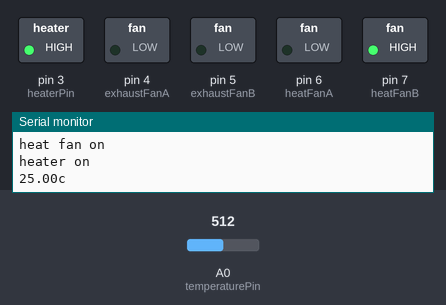
Simulated run of this sketch. Board: Arduino Uno, built with avr-gcc and run on an emulated ATmega328P. On the bench: switched loads named in the sketch (green lamp = pin HIGH), the last lines printed to the serial monitor. The test bench sets the inputs (shaded band); at power-on: A0 (temperaturePin) = 512.

Above: at 2.8 s.
2.9 s: A0 (temperaturePin) set to 639
7.2 s: A0 (temperaturePin) set to 666
At 11.2 s:
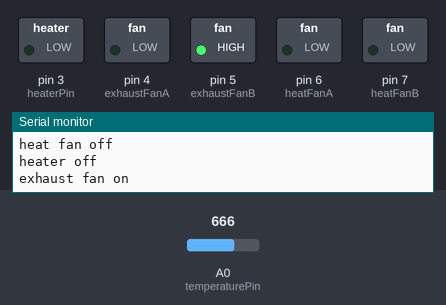
11.5 s: A0 (temperaturePin) set to 511
At 14.8 s:
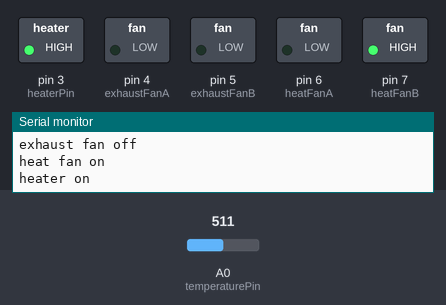
15.6 s: A0 (temperaturePin) set to 716
At 19.4 s:
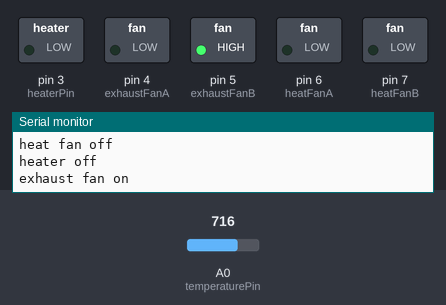
Timing chart, 0 to 20.6 s (numbered marks = the images above; inputs shaded):
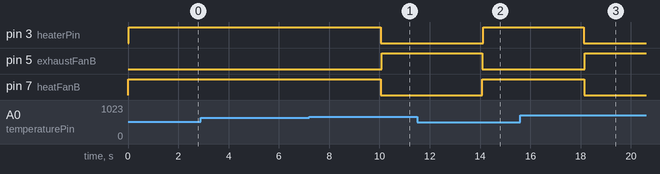

Measured:
- the behaviour switches between 657 and 658 on A0 (temperaturePin) (found by bisection; images 0 and 1)
- after the input at 7.2 s, pin 3 (heaterPin): HIGH → LOW after 2.8 s; pin 5 (exhaustFanB): LOW → HIGH after 2.9 s; pin 7 (heatFanB): HIGH → LOW after 2.9 s
- after the input at 11.5 s, pin 3 (heaterPin), pin 7 (heatFanB): LOW → HIGH after 2.6 s; pin 5 (exhaustFanB): HIGH → LOW after 2.6 s
- after the input at 15.6 s, pin 3 (heaterPin), pin 7 (heatFanB): HIGH → LOW after 2.5 s; pin 5 (exhaustFanB): LOW → HIGH after 2.6 s

The sketch:

incubator.ino
```cpp
#include <math.h>

#define STATE_HEATING 0
#define STATE_COOLING 1
#define STATE_NONE 2

const int temperaturePin = 0;
const int heaterPin = 3;
const float minTemp = 37.5;  // target 37.5
const float maxTemp = 38.9;

// Arduino pins tied to motor relay inputs
const int exhaustFanA = 4; // Motor A input a
const int exhaustFanB = 5; // Motor A input b
const int heatFanA = 6; // Motor B input a
const int heatFanB = 7; // Motor B input b

byte max_speed = 255; // set speed to maximum

int state = STATE_NONE;
float medTemp;

// from https://arduinomodules.info/ky-013-analog-temperature-sensor-module/
// thermistor board connected with ground and power swapped, per comments, for accurate reading
double thermister(int RawADC) {
  double temp;
  temp = log(((10240000/RawADC) - 10000));
  temp = 1 / (0.001129148 + (0.000234125 + (0.0000000876741 * temp * temp ))* temp );
  temp = temp - 273.15; // Convert Kelvin to Celcius
  return temp;
}

void exhaustFanOff() {
  Serial.println("exhaust fan off");
  analogWrite(exhaustFanA, 0);
  analogWrite(exhaustFanB, 0);
}

void exhaustFanOn() {
  Serial.println("exhaust fan on");
  analogWrite(exhaustFanA, 0);
  analogWrite(exhaustFanB, max_speed);
}

void heatFanOff() {
  Serial.println("heat fan off");
  analogWrite(heatFanA, 0);
  analogWrite(heatFanB, 0);
}

void heatFanOn() {
  Serial.println("heat fan on");
  analogWrite(heatFanA, 0);
  analogWrite(heatFanB, max_speed);
}

void heaterOn() {
  Serial.println("heater on");
  digitalWrite(heaterPin, HIGH);
}

void heaterOff() {
  Serial.println("heater off");
  digitalWrite(heaterPin, LOW);
}

void heat() {
  exhaustFanOff();
  heatFanOn();
  heaterOn();
}

void cool() {
  heatFanOff();
  heaterOff();
  exhaustFanOn();
}

void setup() {
  // initialize motor pins
  pinMode(exhaustFanA, OUTPUT);
  pinMode(exhaustFanB, OUTPUT);
  pinMode(heatFanA, OUTPUT);
  pinMode(heatFanB, OUTPUT);

  pinMode(heaterPin, OUTPUT);

  Serial.begin(9600);

  medTemp = (minTemp + maxTemp)/2;
}

void loop() {
  double celcius;
  celcius = thermister(analogRead(temperaturePin));
  Serial.print(celcius); //read pin A0
  Serial.println("c");

  switch(state) {
    case STATE_NONE:
      heaterOff();
      heatFanOn();
      exhaustFanOff();
      if (celcius < medTemp) {
        state=STATE_HEATING;
        Serial.println("Flame on!");
        heat();
      } else if (celcius > maxTemp) {
        state=STATE_COOLING;
        Serial.println("Chill out!");
        cool();
      } else {
        // we're good.
      }
      break;
    case STATE_HEATING:
      if (celcius > maxTemp) {
        state=STATE_NONE;
      }
      break;
    case STATE_COOLING:
      // exhaust on
      if (celcius < medTemp) {
        state=STATE_NONE;
      }
      break;
    default:
      Serial.println("Weird state.");
  }

  delay(2000);
}
```
